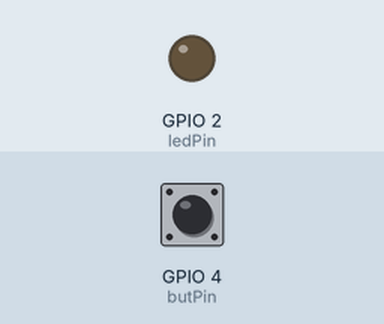
Bench run of a program on a simulated ESP32. On the bench: output pins drawn as LEDs (lit = HIGH). The inputs (shaded band) are chosen by the test bench; at power-on: GPIO 4 (butPin) HIGH.

Above: at 1.2 s.
1.3 s: GPIO 4 (butPin) pulled LOW for 0.15 s
At 2.2 s:
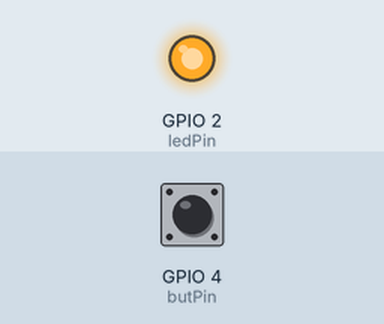
2.9 s: GPIO 4 (butPin) pulled LOW for 1 s
At 3.4 s:
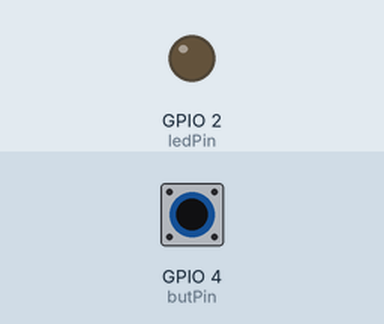
5.4 s: GPIO 4 (butPin) pulled LOW for 3.2 s
At 6.5 s:
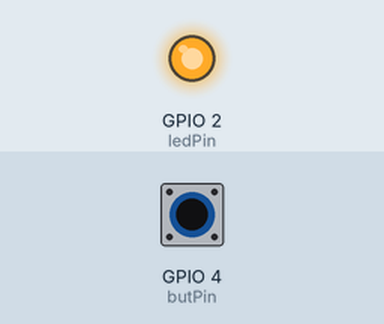
Timing chart, 0 to 8.4 s (numbered marks = the images above; inputs shaded):
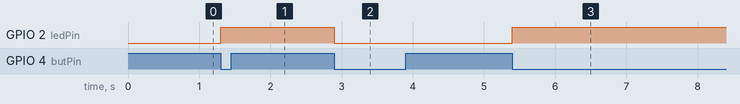

The program:

main.cpp
```cpp
#include <Arduino.h>

// never changing constant value
const int butPin = 4;
const int ledPin = 2;

// volatile will only change the value if hardware changes it
volatile bool toggleState = false;


//  function for checking if the switch worked then this function will work
void checkSwitch() {
  if (digitalRead(butPin) == LOW) {
    toggleState = !toggleState;
    digitalWrite(ledPin, toggleState);
  }
}

void setup() {
  // put your setup code here, to run once:
  pinMode(butPin, INPUT_PULLUP);
  pinMode(ledPin, OUTPUT);
  // interrupt attached and using butPin as digital pin interrupt,
  // Check switch to use that fuction when used,
  // FALLING is to use interrupt when the button falls from HIGH to LOW
  attachInterrupt(digitalPinToInterrupt(butPin),checkSwitch,FALLING);
}

void loop() {
  // put your main code here, to run repeatedly:
  delay(10000); // dummy delay
}
```

Measured:
- after the input at 1.3 s, GPIO 2 (ledPin): LOW → HIGH at once
- after the input at 2.9 s, GPIO 2 (ledPin): HIGH → LOW at once
- after the input at 5.4 s, GPIO 2 (ledPin): LOW → HIGH at once
